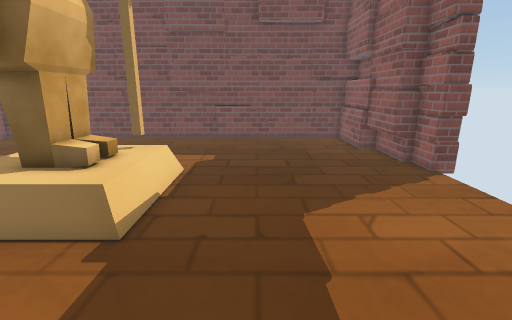
[1] (above)

12 first-person views from a walk through a Unity game level. The camera is 1.5 m above the floor, tilts 14° down and sees 85° across. The floor is counted in squares, 0.5 m on a side. Each view is taken from the middle of a square. On the plan, view 1 faces up. The plan holds only what a view shows up to about 20 squares ahead; the rest is blank. Some surface patterns are stand-ins.

[2]
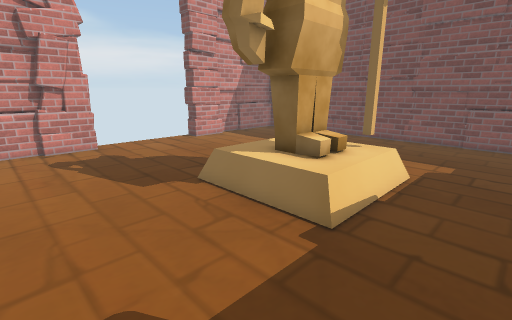

[3]
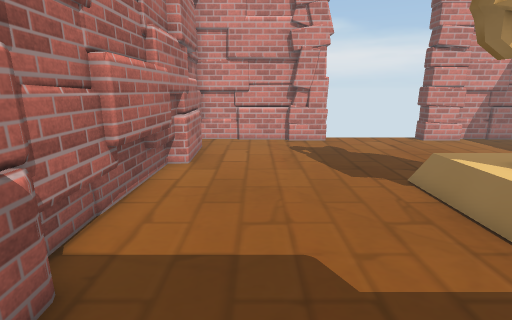

[4]
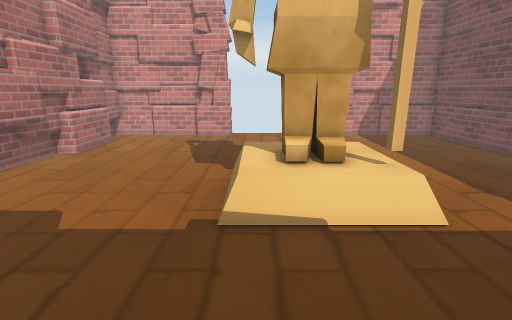

[5]
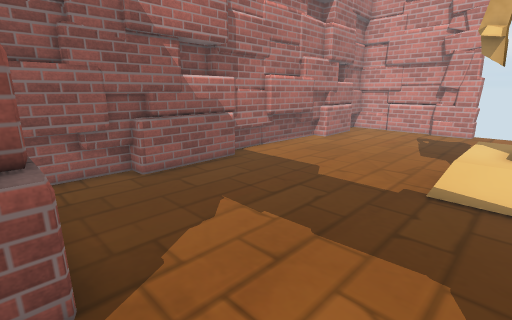

[6]
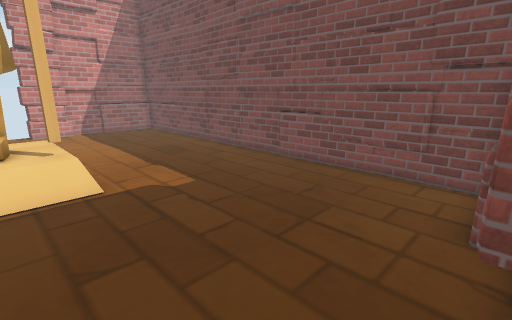

[7]
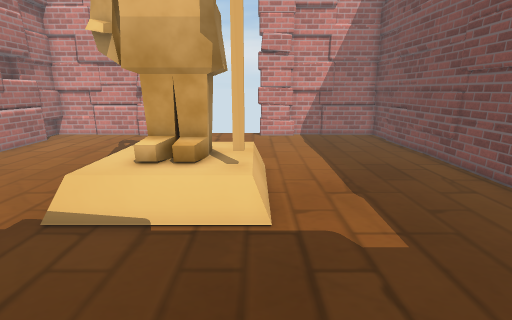

[8]
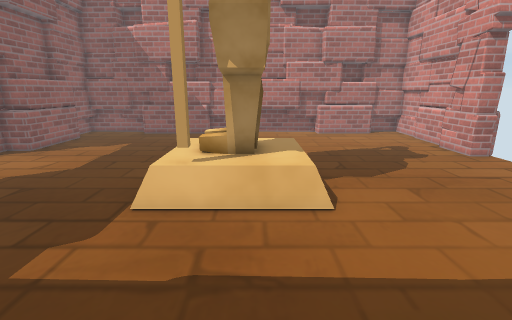

[9]
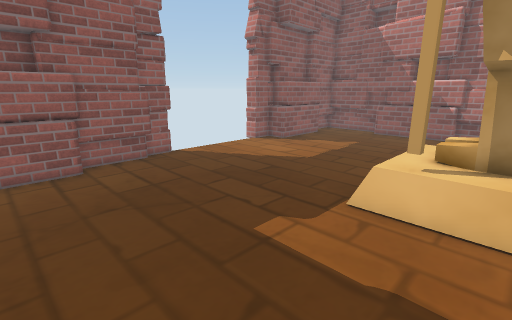

[10]
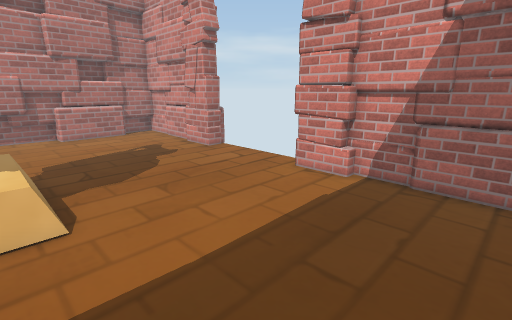

[11]
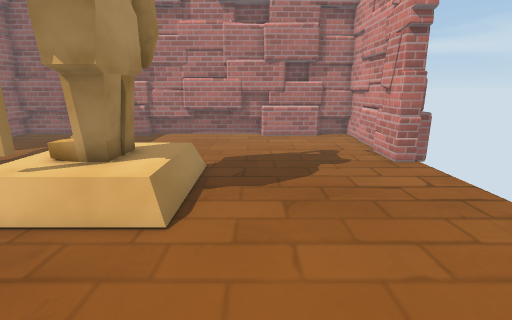

[12]
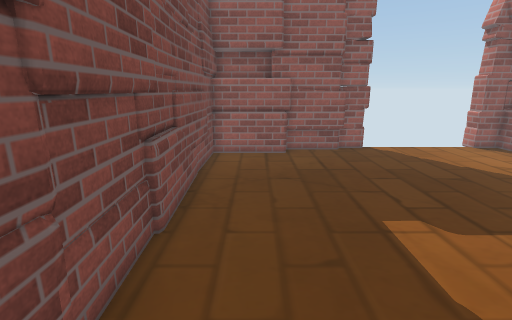

### Floor plan
Points are (right, up) in squares from view 1. A wall is a line through its corners. A room is listed if a view was taken in it or the views show most of it. See-through windows are left out.
Room 1 (views 1, 2, 3, 4, 5, 6, 7, 8, 9, 10, 11, 12)
walls: (-2.3, 18) (-2.8, 18.2); (-8.1, 18.1) (-8.5, 18); (-16, 10.4) (-16.9, 10.4); (-2.6, -3) (3.6, -2.8); (-2.6, -3.1) (-2.4, -3); (-5.6, -3.4) (-2.5, -3.3); (0.1, 18.3) (-5.5, 18.1); (-10.4, 18.2) (-16.5, 18); (-16, 12.4) (-16, 10.2) (-16.9, 10.2); (6.7, 10.2) (6.7, 11.9) (5.9, 11.9); (5.6, 2.5) (6.7, 2.5) (6.7, 4.3); (2, 17.8) (-16.5, 18.4); (-15.9, 2.3) (-16, 2); (0.1, -3.2) (6, -3); (5.7, 14.2) (5.5, 14.8); (6.8, 11.7) (5.8, 11.7) (5.8, 14.6); (-16.2, 2.6) (-16.3, 2.2); (5.6, 14.5) (5.6, 17.9) (-0.3, 18.1); (-17, 4.3) (-16, 4.3) (-16, 2); (-12.4, 18.3) (-16.5, 18.2) (-16.5, 10.9); (-16.5, 2.5) (-16.5, -3.4) (-14.3, -3.3); (-16.3, 14.8) (-16.5, 14.2); (-11.9, -3.3) (-5.1, -3); (3.9, 18.1) (3.4, 18); (5.6, -1.3) (5.6, 3.1); (-16.3, -0.9) (-16.5, -1.4); (-14.6, -3.2) (-14.1, -3) (-10.4, -2.8); (5.6, -3.5) (5.6, -1.6); (5.8, -3.5) (5.8, -1.4)
low walls: (5.6, 3.1) (6.8, 3.1); (6.3, 11.7) (6.3, 14.5)
objects: other object (-6, 7) to (-4, 10)

Where each view was taken, in squares from view 1:
view 1: 0 up, 0 right, facing up
view 2: 0 up, 0 right, facing up-left
view 3: 0 up, 1 right, facing left
view 4: 6 up, 3 right, facing left
view 5: 7 up, 6 right, facing down-left
view 6: 8 up, 6 right, facing up-left
view 7: 10 up, 3 right, facing left
view 8: 17 up, 6 left, facing down
view 9: 17 up, 6 left, facing down-right
view 10: 17 up, 7 left, facing down-left
view 11: 16 up, 10 left, facing down
view 12: 16 up, 8 left, facing right
